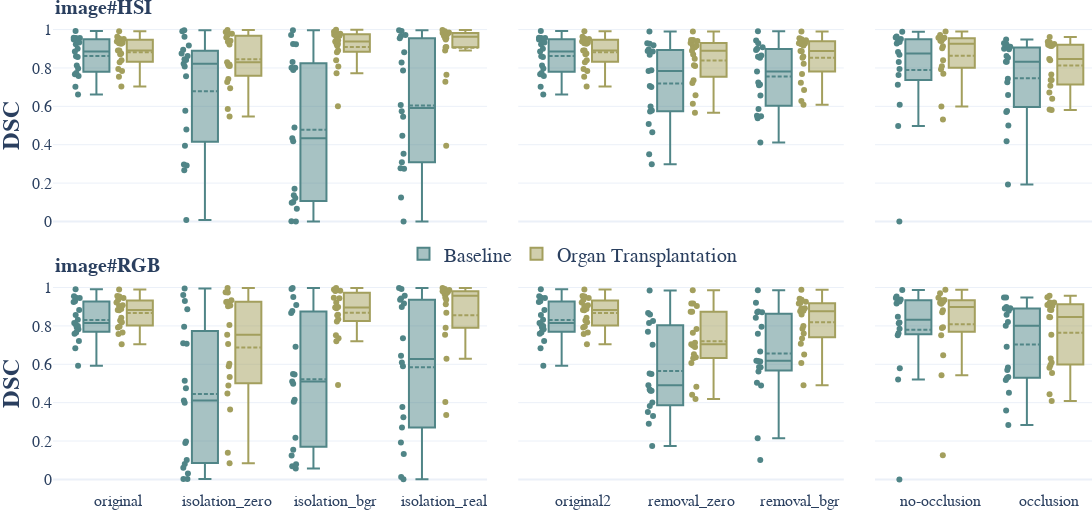

The notebook cell saved with this chart:
### Code cell
def dataset_comparison(metric_name: str) -> go.Figure:
    fig = make_subplots(
        rows=2,
        cols=3,
        subplot_titles=[
            "<b>image#HSI</b>",
            None,
            None,
            "<b>image#RGB</b>",
            None,
            None,
        ],
        shared_xaxes=True,
        shared_yaxes=True,
        vertical_spacing=0.1,
        horizontal_spacing=0.03,
        column_widths=[4, 3, 2],
    )

    network_renaming = {
        "baseline": "Baseline",
        "organ_transplantation": "Organ Transplantation",
    }

    datasets = list(settings_context.task_name_mapping.keys())
    datasets.insert(datasets.index("removal_0"), "semantic2")

    def add_modality(modality: str, row: int) -> go.Figure:
        df_m = df.query("modality == @modality")
        for dataset in datasets:
            dataset_name = "original2" if dataset == "semantic2" else settings_context.task_name_mapping[dataset]
            scenario = settings_context.scenario_mapping[dataset]
            if scenario == "isolation":
                col = 1
            elif scenario == "removal":
                col = 2
            else:
                col = 3

            for network in df_m["network"].unique():
                df_box = df_m.query("dataset == @dataset and network == @network")
                fig.add_trace(
                    go.Box(
                        y=df_box[metric_name],
                        x=[dataset_name] * len(df_box[metric_name]),
                        offsetgroup=network,
                        text=df_box["label_name"],
                        boxpoints="all",
                        boxmean=True,
                        name=network_renaming.get(network, network),
                        marker_color=settings_context.network_colors[network],
                        legendgroup=network,
                        showlegend=row == 1 and col == 1 and dataset == "isolation_0",
                    ),
                    row=row,
                    col=col,
                )

        return fig

    add_modality("HSI", row=1)
    add_modality("RGB", row=2)

    # Font size for subplot titles
    for i in fig["layout"]["annotations"]:
        i["font"] = dict(size=20)

    fig.update_annotations(xanchor="left", x=0)
    fig.update_yaxes(title_standoff=12)
    fig.update_yaxes(tickfont=dict(size=16))
    fig.update_xaxes(tickfont=dict(size=16))

    xmin = -0.6
    xmax_margin = 0.6
    fig.update_xaxes(
        range=[xmin, 4 - xmax_margin],
        autorangeoptions_minallowed=xmin,
        autorangeoptions_maxallowed=4 - xmax_margin,
        col=1,
    )
    fig.update_xaxes(
        range=[xmin, 3 - xmax_margin],
        autorangeoptions_minallowed=xmin,
        autorangeoptions_maxallowed=3 - xmax_margin,
        col=2,
    )
    fig.update_xaxes(
        range=[xmin, 2 - xmax_margin],
        autorangeoptions_minallowed=xmin,
        autorangeoptions_maxallowed=2 - xmax_margin,
        col=3,
    )
    fig.update_yaxes(range=[-0.05, 1.05])
    fig.update_layout(boxmode="group", boxgap=0.2, boxgroupgap=0.4)
    fig.update_layout(legend=dict(orientation="h", yanchor="bottom", y=0.46, xanchor="center", x=0.5))
    fig.update_layout(
        template="plotly_white",
        height=510,
        width=1100,
        font_family="Libertinus Serif",
        font_size=20,
        margin=dict(l=0, r=0, b=0, t=20),
    )

    return fig


fig = dataset_comparison("dice_metric")
fig.update_yaxes(title="<b>DSC</b>", col=1)
fig.write_image(settings_context.paper_extended_dir / "task_performance_DSC.pdf")
fig

### Figure 1 — Plotly figure (JSON) as saved in the notebook; plotly's stock layout.template omitted (floating-point values rounded to 4 significant figures)
{"data": [{"boxmean": true, "boxpoints": "all", "legendgroup": "baseline", "marker": {"color": "#508587"}, "name": "Baseline", "offsetgroup": "baseline", "showlegend": false, "text": ["stomach", "small_bowel", "colon", "liver", "gallbladder", "pancreas", "kidney", "spleen", "bladder", "omentum", "lung", "heart", "skin", "muscle", "fat_subcutaneous", "peritoneum", "major_vein", "kidney_with_Gerotas_fascia", "background"], "type": "box", "x": ["original", "original", "original", "original", "original", "original", "original", "original", "original", "original", "original", "original", "original", "original", "original", "original", "original", "original", "original"], "xaxis": "x", "y": [0.8615, 0.9572, 0.9486, 0.9556, 0.8124, 0.9237, 0.8996, 0.9501, 0.9559, 0.7673, 0.8566, 0.9327, 0.7583, 0.8855, 0.6622, 0.774, 0.7015, 0.7967, 0.992], "yaxis": "y"}, {"boxmean": true, "boxpoints": "all", "legendgroup": "organ_transplantation", "marker": {"color": "#A39F5D"}, "name": "Organ Transplantation", "offsetgroup": "organ_transplantation", "showlegend": false, "text": ["stomach", "small_bowel", "colon", "liver", "gallbladder", "pancreas", "kidney", "spleen", "bladder", "omentum", "lung", "heart", "skin", "muscle", "fat_subcutaneous", "peritoneum", "major_vein", "kidney_with_Gerotas_fascia", "background"], "type": "box", "x": ["original", "original", "original", "original", "original", "original", "original", "original", "original", "original", "original", "original", "original", "original", "original", "original", "original", "original", "original"], "xaxis": "x", "y": [0.8715, 0.9532, 0.9626, 0.9493, 0.8397, 0.9313, 0.8913, 0.9381, 0.9503, 0.7546, 0.8303, 0.9294, 0.7952, 0.8911, 0.7039, 0.7844, 0.8748, 0.9263, 0.9912], "yaxis": "y"}, {"boxmean": true, "boxpoints": "all", "legendgroup": "baseline", "marker": {"color": "#508587"}, "name": "Baseline", "offsetgroup": "baseline", "showlegend": true, "text": ["stomach", "small_bowel", "colon", "liver", "gallbladder", "pancreas", "kidney", "spleen", "bladder", "omentum", "lung", "heart", "skin", "muscle", "fat_subcutaneous", "peritoneum", "major_vein", "kidney_with_Gerotas_fascia", "background"], "type": "box", "x": ["isolation_zero", "isolation_zero", "isolation_zero", "isolation_zero", "isolation_zero", "isolation_zero", "isolation_zero", "isolation_zero", "isolation_zero", "isolation_zero", "isolation_zero", "isolation_zero", "isolation_zero", "isolation_zero", "isolation_zero", "isolation_zero", "isolation_zero", "isolation_zero", "isolation_zero"], "xaxis": "x", "y": [0.3948, 0.9912, 0.845, 0.9622, 0.2911, 0.5775, 0.8949, 0.9169, 0.7568, 0.2674, 0.8218, 0.8628, 0.8751, 0.808, 0.8417, 0.2966, 0.007658, 0.4798, 0.9972], "yaxis": "y"}, {"boxmean": true, "boxpoints": "all", "legendgroup": "organ_transplantation", "marker": {"color": "#A39F5D"}, "name": "Organ Transplantation", "offsetgroup": "organ_transplantation", "showlegend": true, "text": ["stomach", "small_bowel", "colon", "liver", "gallbladder", "pancreas", "kidney", "spleen", "bladder", "omentum", "lung", "heart", "skin", "muscle", "fat_subcutaneous", "peritoneum", "major_vein", "kidney_with_Gerotas_fascia", "background"], "type": "box", "x": ["isolation_zero", "isolation_zero", "isolation_zero", "isolation_zero", "isolation_zero", "isolation_zero", "isolation_zero", "isolation_zero", "isolation_zero", "isolation_zero", "isolation_zero", "isolation_zero", "isolation_zero", "isolation_zero", "isolation_zero", "isolation_zero", "isolation_zero", "isolation_zero", "isolation_zero"], "xaxis": "x", "y": [0.9421, 0.9782, 0.9594, 0.9785, 0.586, 0.9702, 0.9372, 0.922, 0.8185, 0.8178, 0.7274, 0.9881, 0.742, 0.8102, 0.8296, 0.6943, 0.8117, 0.5464, 0.9985], "yaxis": "y"}, {"boxmean": true, "boxpoints": "all", "legendgroup": "baseline", "marker": {"color": "#508587"}, "name": "Baseline", "offsetgroup": "baseline", "showlegend": false, "text": ["stomach", "small_bowel", "colon", "liver", "gallbladder", "pancreas", "kidney", "spleen", "bladder", "omentum", "lung", "heart", "skin", "muscle", "fat_subcutaneous", "peritoneum", "major_vein", "kidney_with_Gerotas_fascia", "background"], "type": "box", "x": ["isolation_bgr", "isolation_bgr", "isolation_bgr", "isolation_bgr", "isolation_bgr", "isolation_bgr", "isolation_bgr", "isolation_bgr", "isolation_bgr", "isolation_bgr", "isolation_bgr", "isolation_bgr", "isolation_bgr", "isolation_bgr", "isolation_bgr", "isolation_bgr", "isolation_bgr", "isolation_bgr", "isolation_bgr"], "xaxis": "x", "y": [0.1223, 0.9231, 0.789, 0.8007, 0.1706, 0.06559, 0.1017, 0.4342, 0.8317, 0.001489, 0.9243, 0.9717, 0.8005, 0.4896, 0.137, 0.4176, 0.09797, 0, 0.997], "yaxis": "y"}, {"boxmean": true, "boxpoints": "all", "legendgroup": "organ_transplantation", "marker": {"color": "#A39F5D"}, "name": "Organ Transplantation", "offsetgroup": "organ_transplantation", "showlegend": false, "text": ["stomach", "small_bowel", "colon", "liver", "gallbladder", "pancreas", "kidney", "spleen", "bladder", "omentum", "lung", "heart", "skin", "muscle", "fat_subcutaneous", "peritoneum", "major_vein", "kidney_with_Gerotas_fascia", "background"], "type": "box", "x": ["isolation_bgr", "isolation_bgr", "isolation_bgr", "isolation_bgr", "isolation_bgr", "isolation_bgr", "isolation_bgr", "isolation_bgr", "isolation_bgr", "isolation_bgr", "isolation_bgr", "isolation_bgr", "isolation_bgr", "isolation_bgr", "isolation_bgr", "isolation_bgr", "isolation_bgr", "isolation_bgr", "isolation_bgr"], "xaxis": "x", "y": [0.9376, 0.9762, 0.9783, 0.9799, 0.6004, 0.9441, 0.916, 0.9252, 0.9682, 0.8819, 0.8074, 0.9882, 0.7719, 0.8911, 0.9251, 0.8406, 0.9639, 0.9733, 0.9989], "yaxis": "y"}, {"boxmean": true, "boxpoints": "all", "legendgroup": "baseline", "marker": {"color": "#508587"}, "name": "Baseline", "offsetgroup": "baseline", "showlegend": false, "text": ["stomach", "small_bowel", "colon", "liver", "gallbladder", "pancreas", "kidney", "spleen", "bladder", "omentum", "lung", "heart", "skin", "muscle", "peritoneum", "major_vein", "kidney_with_Gerotas_fascia", "background"], "type": "box", "x": ["isolation_real", "isolation_real", "isolation_real", "isolation_real", "isolation_real", "isolation_real", "isolation_real", "isolation_real", "isolation_real", "isolation_real", "isolation_real", "isolation_real", "isolation_real", "isolation_real", "isolation_real", "isolation_real", "isolation_real", "isolation_real"], "xaxis": "x", "y": [0.4465, 0.8816, 0.992, 0.5743, 0.3522, 0.1242, 0.7869, 0.6071, 0.8282, 0, 0.9671, 0.9717, 0.9543, 0.2775, 0.309, 0.2743, 0.5462, 0.9971], "yaxis": "y"}, {"boxmean": true, "boxpoints": "all", "legendgroup": "organ_transplantation", "marker": {"color": "#A39F5D"}, "name": "Organ Transplantation", "offsetgroup": "organ_transplantation", "showlegend": false, "text": ["stomach", "small_bowel", "colon", "liver", "gallbladder", "pancreas", "kidney", "spleen", "bladder", "omentum", "lung", "heart", "skin", "muscle", "peritoneum", "major_vein", "kidney_with_Gerotas_fascia", "background"], "type": "box", "x": ["isolation_real", "isolation_real", "isolation_real", "isolation_real", "isolation_real", "isolation_real", "isolation_real", "isolation_real", "isolation_real", "isolation_real", "isolation_real", "isolation_real", "isolation_real", "isolation_real", "isolation_real", "isolation_real", "isolation_real", "isolation_real"], "xaxis": "x", "y": [0.9099, 0.9696, 0.9919, 0.9562, 0.9544, 0.7653, 0.9852, 0.9748, 0.9838, 0.9081, 0.9682, 0.9813, 0.9825, 0.3942, 0.7286, 0.9489, 0.8905, 0.9975], "yaxis": "y"}, {"boxmean": true, "boxpoints": "all", "legendgroup": "baseline", "marker": {"color": "#508587"}, "name": "Baseline", "offsetgroup": "baseline", "showlegend": false, "text": ["stomach", "small_bowel", "colon", "liver", "gallbladder", "pancreas", "kidney", "spleen", "bladder", "omentum", "lung", "heart", "skin", "muscle", "fat_subcutaneous", "peritoneum", "major_vein", "kidney_with_Gerotas_fascia", "background"], "type": "box", "x": ["original2", "original2", "original2", "original2", "original2", "original2", "original2", "original2", "original2", "original2", "original2", "original2", "original2", "original2", "original2", "original2", "original2", "original2", "original2"], "xaxis": "x2", "y": [0.8615, 0.9572, 0.9486, 0.9556, 0.8124, 0.9237, 0.8996, 0.9501, 0.9559, 0.7673, 0.8566, 0.9327, 0.7583, 0.8855, 0.6622, 0.774, 0.7015, 0.7967, 0.992], "yaxis": "y2"}, {"boxmean": true, "boxpoints": "all", "legendgroup": "organ_transplantation", "marker": {"color": "#A39F5D"}, "name": "Organ Transplantation", "offsetgroup": "organ_transplantation", "showlegend": false, "text": ["stomach", "small_bowel", "colon", "liver", "gallbladder", "pancreas", "kidney", "spleen", "bladder", "omentum", "lung", "heart", "skin", "muscle", "fat_subcutaneous", "peritoneum", "major_vein", "kidney_with_Gerotas_fascia", "background"], "type": "box", "x": ["original2", "original2", "original2", "original2", "original2", "original2", "original2", "original2", "original2", "original2", "original2", "original2", "original2", "original2", "original2", "original2", "original2", "original2", "original2"], "xaxis": "x2", "y": [0.8715, 0.9532, 0.9626, 0.9493, 0.8397, 0.9313, 0.8913, 0.9381, 0.9503, 0.7546, 0.8303, 0.9294, 0.7952, 0.8911, 0.7039, 0.7844, 0.8748, 0.9263, 0.9912], "yaxis": "y2"}, {"boxmean": true, "boxpoints": "all", "legendgroup": "baseline", "marker": {"color": "#508587"}, "name": "Baseline", "offsetgroup": "baseline", "showlegend": false, "text": ["stomach", "small_bowel", "colon", "liver", "gallbladder", "pancreas", "kidney", "spleen", "bladder", "omentum", "lung", "heart", "skin", "muscle", "fat_subcutaneous", "peritoneum", "major_vein", "kidney_with_Gerotas_fascia", "background"], "type": "box", "x": ["removal_zero", "removal_zero", "removal_zero", "removal_zero", "removal_zero", "removal_zero", "removal_zero", "removal_zero", "removal_zero", "removal_zero", "removal_zero", "removal_zero", "removal_zero", "removal_zero", "removal_zero", "removal_zero", "removal_zero", "removal_zero", "removal_zero"], "xaxis": "x2", "y": [0.5989, 0.9184, 0.8888, 0.9288, 0.2985, 0.7885, 0.8689, 0.926, 0.7013, 0.5785, 0.7846, 0.8958, 0.706, 0.8863, 0.5734, 0.5084, 0.3507, 0.4655, 0.9897], "yaxis": "y2"}, {"boxmean": true, "boxpoints": "all", "legendgroup": "organ_transplantation", "marker": {"color": "#A39F5D"}, "name": "Organ Transplantation", "offsetgroup": "organ_transplantation", "showlegend": false, "text": ["stomach", "small_bowel", "colon", "liver", "gallbladder", "pancreas", "kidney", "spleen", "bladder", "omentum", "lung", "heart", "skin", "muscle", "fat_subcutaneous", "peritoneum", "major_vein", "kidney_with_Gerotas_fascia", "background"], "type": "box", "x": ["removal_zero", "removal_zero", "removal_zero", "removal_zero", "removal_zero", "removal_zero", "removal_zero", "removal_zero", "removal_zero", "removal_zero", "removal_zero", "removal_zero", "removal_zero", "removal_zero", "removal_zero", "removal_zero", "removal_zero", "removal_zero", "removal_zero"], "xaxis": "x2", "y": [0.8484, 0.9457, 0.9457, 0.9411, 0.5662, 0.9164, 0.8901, 0.9082, 0.9297, 0.7222, 0.8107, 0.9298, 0.7356, 0.8696, 0.6138, 0.6579, 0.8138, 0.9119, 0.9903], "yaxis": "y2"}, {"boxmean": true, "boxpoints": "all", "legendgroup": "baseline", "marker": {"color": "#508587"}, "name": "Baseline", "offsetgroup": "baseline", "showlegend": false, "text": ["stomach", "small_bowel", "colon", "liver", "gallbladder", "pancreas", "kidney", "spleen", "bladder", "omentum", "lung", "heart", "skin", "muscle", "fat_subcutaneous", "peritoneum", "major_vein", "kidney_with_Gerotas_fascia", "background"], "type": "box", "x": ["removal_bgr", "removal_bgr", "removal_bgr", "removal_bgr", "removal_bgr", "removal_bgr", "removal_bgr", "removal_bgr", "removal_bgr", "removal_bgr", "removal_bgr", "removal_bgr", "removal_bgr", "removal_bgr", "removal_bgr", "removal_bgr", "removal_bgr", "removal_bgr", "removal_bgr"], "xaxis": "x2", "y": [0.7241, 0.9431, 0.9003, 0.9292, 0.4114, 0.8579, 0.8647, 0.894, 0.853, 0.6571, 0.7819, 0.9078, 0.7098, 0.7143, 0.5375, 0.5859, 0.5511, 0.5488, 0.9909], "yaxis": "y2"}, {"boxmean": true, "boxpoints": "all", "legendgroup": "organ_transplantation", "marker": {"color": "#A39F5D"}, "name": "Organ Transplantation", "offsetgroup": "organ_transplantation", "showlegend": false, "text": ["stomach", "small_bowel", "colon", "liver", "gallbladder", "pancreas", "kidney", "spleen", "bladder", "omentum", "lung", "heart", "skin", "muscle", "fat_subcutaneous", "peritoneum", "major_vein", "kidney_with_Gerotas_fascia", "background"], "type": "box", "x": ["removal_bgr", "removal_bgr", "removal_bgr", "removal_bgr", "removal_bgr", "removal_bgr", "removal_bgr", "removal_bgr", "removal_bgr", "removal_bgr", "removal_bgr", "removal_bgr", "removal_bgr", "removal_bgr", "removal_bgr", "removal_bgr", "removal_bgr", "removal_bgr", "removal_bgr"], "xaxis": "x2", "y": [0.8526, 0.9502, 0.955, 0.9432, 0.6078, 0.9165, 0.8875, 0.9276, 0.9442, 0.7232, 0.8222, 0.9291, 0.7679, 0.8888, 0.6275, 0.6853, 0.8603, 0.9233, 0.9905], "yaxis": "y2"}, {"boxmean": true, "boxpoints": "all", "legendgroup": "baseline", "marker": {"color": "#508587"}, "name": "Baseline", "offsetgroup": "baseline", "showlegend": false, "text": ["stomach", "small_bowel", "colon", "liver", "gallbladder", "kidney", "spleen", "bladder", "omentum", "lung", "heart", "skin", "muscle", "fat_subcutaneous", "peritoneum", "background"], "type": "box", "x": ["no-occlusion", "no-occlusion", "no-occlusion", "no-occlusion", "no-occlusion", "no-occlusion", "no-occlusion", "no-occlusion", "no-occlusion", "no-occlusion", "no-occlusion", "no-occlusion", "no-occlusion", "no-occlusion", "no-occlusion", "no-occlusion"], "xaxis": "x3", "y": [0.8313, 0.9355, 0.959, 0.8828, 0.6081, 0, 0.9272, 0.9635, 0.712, 0.7946, 0.9493, 0.9507, 0.8686, 0.4969, 0.7632, 0.9883], "yaxis": "y3"}, {"boxmean": true, "boxpoints": "all", "legendgroup": "organ_transplantation", "marker": {"color": "#A39F5D"}, "name": "Organ Transplantation", "offsetgroup": "organ_transplantation", "showlegend": false, "text": ["stomach", "small_bowel", "colon", "liver", "gallbladder", "kidney", "spleen", "bladder", "omentum", "lung", "heart", "skin", "muscle", "fat_subcutaneous", "peritoneum", "background"], "type": "box", "x": ["no-occlusion", "no-occlusion", "no-occlusion", "no-occlusion", "no-occlusion", "no-occlusion", "no-occlusion", "no-occlusion", "no-occlusion", "no-occlusion", "no-occlusion", "no-occlusion", "no-occlusion", "no-occlusion", "no-occlusion", "no-occlusion"], "xaxis": "x3", "y": [0.9135, 0.9515, 0.9723, 0.9518, 0.5988, 0.84, 0.9418, 0.9569, 0.8088, 0.7692, 0.9401, 0.9575, 0.9026, 0.5319, 0.7934, 0.9896], "yaxis": "y3"}, {"boxmean": true, "boxpoints": "all", "legendgroup": "baseline", "marker": {"color": "#508587"}, "name": "Baseline", "offsetgroup": "baseline", "showlegend": false, "text": ["stomach", "small_bowel", "colon", "liver", "gallbladder", "pancreas", "kidney", "spleen", "bladder", "omentum", "lung", "heart", "skin", "muscle", "fat_subcutaneous", "peritoneum", "major_vein", "kidney_with_Gerotas_fascia", "background"], "type": "box", "x": ["occlusion", "occlusion", "occlusion", "occlusion", "occlusion", "occlusion", "occlusion", "occlusion", "occlusion", "occlusion", "occlusion", "occlusion", "occlusion", "occlusion", "occlusion", "occlusion", "occlusion", "occlusion", "occlusion"], "xaxis": "x3", "y": [0.4178, 0.8976, 0.8624, 0.8528, 0.8328, 0.1927, 0.9112, 0.7438, 0.9219, 0.4999, 0.9482, 0.9004, 0.5763, 0.9079, 0.6592, 0.5707, 0.7252, 0.8326, 0.9291], "yaxis": "y3"}, {"boxmean": true, "boxpoints": "all", "legendgroup": "organ_transplantation", "marker": {"color": "#A39F5D"}, "name": "Organ Transplantation", "offsetgroup": "organ_transplantation", "showlegend": false, "text": ["stomach", "small_bowel", "colon", "liver", "gallbladder", "pancreas", "kidney", "spleen", "bladder", "omentum", "lung", "heart", "skin", "muscle", "fat_subcutaneous", "peritoneum", "major_vein", "kidney_with_Gerotas_fascia", "background"], "type": "box", "x": ["occlusion", "occlusion", "occlusion", "occlusion", "occlusion", "occlusion", "occlusion", "occlusion", "occlusion", "occlusion", "occlusion", "occlusion", "occlusion", "occlusion", "occlusion", "occlusion", "occlusion", "occlusion", "occlusion"], "xaxis": "x3", "y": [0.7067, 0.937, 0.9206, 0.8463, 0.84, 0.7371, 0.9167, 0.6725, 0.9154, 0.5813, 0.9609, 0.9148, 0.5829, 0.9331, 0.7373, 0.6395, 0.7656, 0.9208, 0.9255], "yaxis": "y3"}, {"boxmean": true, "boxpoints": "all", "legendgroup": "baseline", "marker": {"color": "#508587"}, "name": "Baseline", "offsetgroup": "baseline", "showlegend": false, "text": ["stomach", "small_bowel", "colon", "liver", "gallbladder", "pancreas", "kidney", "spleen", "bladder", "omentum", "lung", "heart", "skin", "muscle", "fat_subcutaneous", "peritoneum", "major_vein", "kidney_with_Gerotas_fascia", "background"], "type": "box", "x": ["original", "original", "original", "original", "original", "original", "original", "original", "original", "original", "original", "original", "original", "original", "original", "original", "original", "original", "original"], "xaxis": "x4", "y": [0.7825, 0.945, 0.947, 0.924, 0.8076, 0.954, 0.8826, 0.7922, 0.7991, 0.7657, 0.8318, 0.9281, 0.7594, 0.8568, 0.6833, 0.7217, 0.5927, 0.8148, 0.9908], "yaxis": "y4"}, {"boxmean": true, "boxpoints": "all", "legendgroup": "organ_transplantation", "marker": {"color": "#A39F5D"}, "name": "Organ Transplantation", "offsetgroup": "organ_transplantation", "showlegend": false, "text": ["stomach", "small_bowel", "colon", "liver", "gallbladder", "pancreas", "kidney", "spleen", "bladder", "omentum", "lung", "heart", "skin", "muscle", "fat_subcutaneous", "peritoneum", "major_vein", "kidney_with_Gerotas_fascia", "background"], "type": "box", "x": ["original", "original", "original", "original", "original", "original", "original", "original", "original", "original", "original", "original", "original", "original", "original", "original", "original", "original", "original"], "xaxis": "x4", "y": [0.8279, 0.9459, 0.956, 0.9357, 0.7917, 0.953, 0.8825, 0.8426, 0.9079, 0.7576, 0.8191, 0.9215, 0.7966, 0.8819, 0.7042, 0.7662, 0.9044, 0.8882, 0.9899], "yaxis": "y4"}, {"boxmean": true, "boxpoints": "all", "legendgroup": "baseline", "marker": {"color": "#508587"}, "name": "Baseline", "offsetgroup": "baseline", "showlegend": false, "text": ["stomach", "small_bowel", "colon", "liver", "gallbladder", "pancreas", "kidney", "spleen", "bladder", "omentum", "lung", "heart", "skin", "muscle", "fat_subcutaneous", "peritoneum", "major_vein", "kidney_with_Gerotas_fascia", "background"], "type": "box", "x": ["isolation_zero", "isolation_zero", "isolation_zero", "isolation_zero", "isolation_zero", "isolation_zero", "isolation_zero", "isolation_zero", "isolation_zero", "isolation_zero", "isolation_zero", "isolation_zero", "isolation_zero", "isolation_zero", "isolation_zero", "isolation_zero", "isolation_zero", "isolation_zero", "isolation_zero"], "xaxis": "x4", "y": [0.1971, 0.7075, 0.7953, 0.8868, 0.03039, 0.1904, 0.7103, 0.4112, 0.5141, 0.08036, 0.93, 0.9618, 0.4751, 0.001602, 0.06082, 0.4001, 0.002748, 0.1006, 0.9944], "yaxis": "y4"}, {"boxmean": true, "boxpoints": "all", "legendgroup": "organ_transplantation", "marker": {"color": "#A39F5D"}, "name": "Organ Transplantation", "offsetgroup": "organ_transplantation", "showlegend": false, "text": ["stomach", "small_bowel", "colon", "liver", "gallbladder", "pancreas", "kidney", "spleen", "bladder", "omentum", "lung", "heart", "skin", "muscle", "fat_subcutaneous", "peritoneum", "major_vein", "kidney_with_Gerotas_fascia", "background"], "type": "box", "x": ["isolation_zero", "isolation_zero", "isolation_zero", "isolation_zero", "isolation_zero", "isolation_zero", "isolation_zero", "isolation_zero", "isolation_zero", "isolation_zero", "isolation_zero", "isolation_zero", "isolation_zero", "isolation_zero", "isolation_zero", "isolation_zero", "isolation_zero", "isolation_zero", "isolation_zero"], "xaxis": "x4", "y": [0.7536, 0.9257, 0.903, 0.906, 0.08359, 0.9739, 0.9335, 0.3637, 0.4897, 0.9242, 0.8049, 0.9758, 0.7056, 0.5339, 0.59, 0.6031, 0.1396, 0.4481, 0.9982], "yaxis": "y4"}, {"boxmean": true, "boxpoints": "all", "legendgroup": "baseline", "marker": {"color": "#508587"}, "name": "Baseline", "offsetgroup": "baseline", "showlegend": false, "text": ["stomach", "small_bowel", "colon", "liver", "gallbladder", "pancreas", "kidney", "spleen", "bladder", "omentum", "lung", "heart", "skin", "muscle", "fat_subcutaneous", "peritoneum", "major_vein", "kidney_with_Gerotas_fascia", "background"], "type": "box", "x": ["isolation_bgr", "isolation_bgr", "isolation_bgr", "isolation_bgr", "isolation_bgr", "isolation_bgr", "isolation_bgr", "isolation_bgr", "isolation_bgr", "isolation_bgr", "isolation_bgr", "isolation_bgr", "isolation_bgr", "isolation_bgr", "isolation_bgr", "isolation_bgr", "isolation_bgr", "isolation_bgr", "isolation_bgr"], "xaxis": "x4", "y": [0.1241, 0.9503, 0.8779, 0.9921, 0.1552, 0.07932, 0.5489, 0.4146, 0.6908, 0.05729, 0.9091, 0.8672, 0.4987, 0.2165, 0.5466, 0.5105, 0.06834, 0.4048, 0.9973], "yaxis": "y4"}, {"boxmean": true, "boxpoints": "all", "legendgroup": "organ_transplantation", "marker": {"color": "#A39F5D"}, "name": "Organ Transplantation", "offsetgroup": "organ_transplantation", "showlegend": false, "text": ["stomach", "small_bowel", "colon", "liver", "gallbladder", "pancreas", "kidney", "spleen", "bladder", "omentum", "lung", "heart", "skin", "muscle", "fat_subcutaneous", "peritoneum", "major_vein", "kidney_with_Gerotas_fascia", "background"], "type": "box", "x": ["isolation_bgr", "isolation_bgr", "isolation_bgr", "isolation_bgr", "isolation_bgr", "isolation_bgr", "isolation_bgr", "isolation_bgr", "isolation_bgr", "isolation_bgr", "isolation_bgr", "isolation_bgr", "isolation_bgr", "isolation_bgr", "isolation_bgr", "isolation_bgr", "isolation_bgr", "isolation_bgr", "isolation_bgr"], "xaxis": "x4", "y": [0.8233, 0.9816, 0.9856, 0.9467, 0.4919, 0.9827, 0.8957, 0.8341, 0.9216, 0.8557, 0.8585, 0.9893, 0.7518, 0.8992, 0.7359, 0.7199, 0.8917, 0.9447, 0.9981], "yaxis": "y4"}, {"boxmean": true, "boxpoints": "all", "legendgroup": "baseline", "marker": {"color": "#508587"}, "name": "Baseline", "offsetgroup": "baseline", "showlegend": false, "text": ["stomach", "small_bowel", "colon", "liver", "gallbladder", "pancreas", "kidney", "spleen", "bladder", "omentum", "lung", "heart", "skin", "muscle", "peritoneum", "major_vein", "kidney_with_Gerotas_fascia", "background"], "type": "box", "x": ["isolation_real", "isolation_real", "isolation_real", "isolation_real", "isolation_real", "isolation_real", "isolation_real", "isolation_real", "isolation_real", "isolation_real", "isolation_real", "isolation_real", "isolation_real", "isolation_real", "isolation_real", "isolation_real", "isolation_real", "isolation_real"], "xaxis": "x4", "y": [0.6092, 0.9423, 0.9924, 0.898, 0.3777, 0.01268, 0.7357, 0.3233, 0.9167, 0.0003275, 0.9573, 0.9364, 0.6448, 0.1926, 0.2701, 0.1326, 0.59, 0.9973], "yaxis": "y4"}, {"boxmean": true, "boxpoints": "all", "legendgroup": "organ_transplantation", "marker": {"color": "#A39F5D"}, "name": "Organ Transplantation", "offsetgroup": "organ_transplantation", "showlegend": false, "text": ["stomach", "small_bowel", "colon", "liver", "gallbladder", "pancreas", "kidney", "spleen", "bladder", "omentum", "lung", "heart", "skin", "muscle", "peritoneum", "major_vein", "kidney_with_Gerotas_fascia", "background"], "type": "box", "x": ["isolation_real", "isolation_real", "isolation_real", "isolation_real", "isolation_real", "isolation_real", "isolation_real", "isolation_real", "isolation_real", "isolation_real", "isolation_real", "isolation_real", "isolation_real", "isolation_real", "isolation_real", "isolation_real", "isolation_real", "isolation_real"], "xaxis": "x4", "y": [0.8683, 0.9723, 0.9926, 0.9358, 0.6287, 0.9126, 0.9844, 0.9482, 0.9873, 0.9768, 0.9658, 0.9808, 0.9698, 0.3351, 0.7543, 0.4037, 0.7908, 0.9972], "yaxis": "y4"}, {"boxmean": true, "boxpoints": "all", "legendgroup": "baseline", "marker": {"color": "#508587"}, "name": "Baseline", "offsetgroup": "baseline", "showlegend": false, "text": ["stomach", "small_bowel", "colon", "liver", "gallbladder", "pancreas", "kidney", "spleen", "bladder", "omentum", "lung", "heart", "skin", "muscle", "fat_subcutaneous", "peritoneum", "major_vein", "kidney_with_Gerotas_fascia", "background"], "type": "box", "x": ["original2", "original2", "original2", "original2", "original2", "original2", "original2", "original2", "original2", "original2", "original2", "original2", "original2", "original2", "original2", "original2", "original2", "original2", "original2"], "xaxis": "x5", "y": [0.7825, 0.945, 0.947, 0.924, 0.8076, 0.954, 0.8826, 0.7922, 0.7991, 0.7657, 0.8318, 0.9281, 0.7594, 0.8568, 0.6833, 0.7217, 0.5927, 0.8148, 0.9908], "yaxis": "y5"}, {"boxmean": true, "boxpoints": "all", "legendgroup": "organ_transplantation", "marker": {"color": "#A39F5D"}, "name": "Organ Transplantation", "offsetgroup": "organ_transplantation", "showlegend": false, "text": ["stomach", "small_bowel", "colon", "liver", "gallbladder", "pancreas", "kidney", "spleen", "bladder", "omentum", "lung", "heart", "skin", "muscle", "fat_subcutaneous", "peritoneum", "major_vein", "kidney_with_Gerotas_fascia", "background"], "type": "box", "x": ["original2", "original2", "original2", "original2", "original2", "original2", "original2", "original2", "original2", "original2", "original2", "original2", "original2", "original2", "original2", "original2", "original2", "original2", "original2"], "xaxis": "x5", "y": [0.8279, 0.9459, 0.956, 0.9357, 0.7917, 0.953, 0.8825, 0.8426, 0.9079, 0.7576, 0.8191, 0.9215, 0.7966, 0.8819, 0.7042, 0.7662, 0.9044, 0.8882, 0.9899], "yaxis": "y5"}, {"boxmean": true, "boxpoints": "all", "legendgroup": "baseline", "marker": {"color": "#508587"}, "name": "Baseline", "offsetgroup": "baseline", "showlegend": false, "text": ["stomach", "small_bowel", "colon", "liver", "gallbladder", "pancreas", "kidney", "spleen", "bladder", "omentum", "lung", "heart", "skin", "muscle", "fat_subcutaneous", "peritoneum", "major_vein", "kidney_with_Gerotas_fascia", "background"], "type": "box", "x": ["removal_zero", "removal_zero", "removal_zero", "removal_zero", "removal_zero", "removal_zero", "removal_zero", "removal_zero", "removal_zero", "removal_zero", "removal_zero", "removal_zero", "removal_zero", "removal_zero", "removal_zero", "removal_zero", "removal_zero", "removal_zero", "removal_zero"], "xaxis": "x5", "y": [0.4624, 0.8676, 0.8262, 0.815, 0.2899, 0.4906, 0.7701, 0.4683, 0.3513, 0.5514, 0.7021, 0.8589, 0.5496, 0.4002, 0.3298, 0.4621, 0.1738, 0.3825, 0.9845], "yaxis": "y5"}, {"boxmean": true, "boxpoints": "all", "legendgroup": "organ_transplantation", "marker": {"color": "#A39F5D"}, "name": "Organ Transplantation", "offsetgroup": "organ_transplantation", "showlegend": false, "text": ["stomach", "small_bowel", "colon", "liver", "gallbladder", "pancreas", "kidney", "spleen", "bladder", "omentum", "lung", "heart", "skin", "muscle", "fat_subcutaneous", "peritoneum", "major_vein", "kidney_with_Gerotas_fascia", "background"], "type": "box", "x": ["removal_zero", "removal_zero", "removal_zero", "removal_zero", "removal_zero", "removal_zero", "removal_zero", "removal_zero", "removal_zero", "removal_zero", "removal_zero", "removal_zero", "removal_zero", "removal_zero", "removal_zero", "removal_zero", "removal_zero", "removal_zero", "removal_zero"], "xaxis": "x5", "y": [0.6978, 0.9175, 0.9033, 0.8734, 0.4186, 0.7123, 0.8744, 0.6366, 0.6517, 0.6898, 0.7646, 0.9168, 0.7047, 0.7838, 0.6068, 0.6309, 0.4413, 0.4831, 0.9859], "yaxis": "y5"}, {"boxmean": true, "boxpoints": "all", "legendgroup": "baseline", "marker": {"color": "#508587"}, "name": "Baseline", "offsetgroup": "baseline", "showlegend": false, "text": ["stomach", "small_bowel", "colon", "liver", "gallbladder", "pancreas", "kidney", "spleen", "bladder", "omentum", "lung", "heart", "skin", "muscle", "fat_subcutaneous", "peritoneum", "major_vein", "kidney_with_Gerotas_fascia", "background"], "type": "box", "x": ["removal_bgr", "removal_bgr", "removal_bgr", "removal_bgr", "removal_bgr", "removal_bgr", "removal_bgr", "removal_bgr", "removal_bgr", "removal_bgr", "removal_bgr", "removal_bgr", "removal_bgr", "removal_bgr", "removal_bgr", "removal_bgr", "removal_bgr", "removal_bgr", "removal_bgr"], "xaxis": "x5", "y": [0.6142, 0.921, 0.8754, 0.8717, 0.2142, 0.8709, 0.7957, 0.6167, 0.5839, 0.5852, 0.7591, 0.8426, 0.6184, 0.6667, 0.563, 0.4889, 0.1017, 0.5039, 0.9865], "yaxis": "y5"}, {"boxmean": true, "boxpoints": "all", "legendgroup": "organ_transplantation", "marker": {"color": "#A39F5D"}, "name": "Organ Transplantation", "offsetgroup": "organ_transplantation", "showlegend": false, "text": ["stomach", "small_bowel", "colon", "liver", "gallbladder", "pancreas", "kidney", "spleen", "bladder", "omentum", "lung", "heart", "skin", "muscle", "fat_subcutaneous", "peritoneum", "major_vein", "kidney_with_Gerotas_fascia", "background"], "type": "box", "x": ["removal_bgr", "removal_bgr", "removal_bgr", "removal_bgr", "removal_bgr", "removal_bgr", "removal_bgr", "removal_bgr", "removal_bgr", "removal_bgr", "removal_bgr", "removal_bgr", "removal_bgr", "removal_bgr", "removal_bgr", "removal_bgr", "removal_bgr", "removal_bgr", "removal_bgr"], "xaxis": "x5", "y": [0.7608, 0.9367, 0.9422, 0.9173, 0.4903, 0.9258, 0.8789, 0.7857, 0.8925, 0.7066, 0.8001, 0.9189, 0.734, 0.8769, 0.6064, 0.6512, 0.8905, 0.8601, 0.9887], "yaxis": "y5"}, {"boxmean": true, "boxpoints": "all", "legendgroup": "baseline", "marker": {"color": "#508587"}, "name": "Baseline", "offsetgroup": "baseline", "showlegend": false, "text": ["stomach", "small_bowel", "colon", "liver", "gallbladder", "kidney", "spleen", "bladder", "omentum", "lung", "heart", "skin", "muscle", "fat_subcutaneous", "peritoneum", "background"], "type": "box", "x": ["no-occlusion", "no-occlusion", "no-occlusion", "no-occlusion", "no-occlusion", "no-occlusion", "no-occlusion", "no-occlusion", "no-occlusion", "no-occlusion", "no-occlusion", "no-occlusion", "no-occlusion", "no-occlusion", "no-occlusion", "no-occlusion"], "xaxis": "x6", "y": [0.8473, 0.9451, 0.9531, 0.9163, 0.579, 0, 0.9295, 0.8145, 0.7851, 0.7517, 0.9377, 0.9275, 0.8176, 0.5213, 0.7621, 0.9878], "yaxis": "y6"}, {"boxmean": true, "boxpoints": "all", "legendgroup": "organ_transplantation", "marker": {"color": "#A39F5D"}, "name": "Organ Transplantation", "offsetgroup": "organ_transplantation", "showlegend": false, "text": ["stomach", "small_bowel", "colon", "liver", "gallbladder", "kidney", "spleen", "bladder", "omentum", "lung", "heart", "skin", "muscle", "fat_subcutaneous", "peritoneum", "background"], "type": "box", "x": ["no-occlusion", "no-occlusion", "no-occlusion", "no-occlusion", "no-occlusion", "no-occlusion", "no-occlusion", "no-occlusion", "no-occlusion", "no-occlusion", "no-occlusion", "no-occlusion", "no-occlusion", "no-occlusion", "no-occlusion", "no-occlusion"], "xaxis": "x6", "y": [0.915, 0.9464, 0.97, 0.9244, 0.6466, 0.1263, 0.9333, 0.8719, 0.7932, 0.7889, 0.9352, 0.9206, 0.8814, 0.5433, 0.7508, 0.9882], "yaxis": "y6"}, {"boxmean": true, "boxpoints": "all", "legendgroup": "baseline", "marker": {"color": "#508587"}, "name": "Baseline", "offsetgroup": "baseline", "showlegend": false, "text": ["stomach", "small_bowel", "colon", "liver", "gallbladder", "pancreas", "kidney", "spleen", "bladder", "omentum", "lung", "heart", "skin", "muscle", "fat_subcutaneous", "peritoneum", "major_vein", "kidney_with_Gerotas_fascia", "background"], "type": "box", "x": ["occlusion", "occlusion", "occlusion", "occlusion", "occlusion", "occlusion", "occlusion", "occlusion", "occlusion", "occlusion", "occlusion", "occlusion", "occlusion", "occlusion", "occlusion", "occlusion", "occlusion", "occlusion", "occlusion"], "xaxis": "x6", "y": [0.3596, 0.8987, 0.858, 0.8014, 0.5342, 0.5179, 0.8901, 0.5279, 0.8797, 0.2832, 0.9484, 0.8918, 0.5702, 0.8924, 0.6919, 0.5837, 0.4519, 0.8207, 0.9481], "yaxis": "y6"}, {"boxmean": true, "boxpoints": "all", "legendgroup": "organ_transplantation", "marker": {"color": "#A39F5D"}, "name": "Organ Transplantation", "offsetgroup": "organ_transplantation", "showlegend": false, "text": ["stomach", "small_bowel", "colon", "liver", "gallbladder", "pancreas", "kidney", "spleen", "bladder", "omentum", "lung", "heart", "skin", "muscle", "fat_subcutaneous", "peritoneum", "major_vein", "kidney_with_Gerotas_fascia", "background"], "type": "box", "x": ["occlusion", "occlusion", "occlusion", "occlusion", "occlusion", "occlusion", "occlusion", "occlusion", "occlusion", "occlusion", "occlusion", "occlusion", "occlusion", "occlusion", "occlusion", "occlusion", "occlusion", "occlusion", "occlusion"], "xaxis": "x6", "y": [0.4433, 0.922, 0.8832, 0.8453, 0.6088, 0.5949, 0.9088, 0.6301, 0.9047, 0.409, 0.9575, 0.9142, 0.5819, 0.9222, 0.7535, 0.5545, 0.8466, 0.8849, 0.949], "yaxis": "y6"}], "layout": {"annotations": [{"font": {"size": 20}, "showarrow": false, "text": "<b>image#HSI</b>", "x": 0, "xanchor": "left", "xref": "paper", "y": 1, "yanchor": "bottom", "yref": "paper"}, {"font": {"size": 20}, "showarrow": false, "text": "<b>image#RGB</b>", "x": 0, "xanchor": "left", "xref": "paper", "y": 0.45, "yanchor": "bottom", "yref": "paper"}], "boxgap": 0.2, "boxgroupgap": 0.4, "boxmode": "group", "font": {"family": "Libertinus Serif", "size": 20}, "height": 510, "legend": {"orientation": "h", "x": 0.5, "xanchor": "center", "y": 0.46, "yanchor": "bottom"}, "margin": {"b": 0, "l": 0, "r": 0, "t": 20}, "width": 1100, "xaxis": {"anchor": "y", "autorangeoptions": {"maxallowed": 3.4, "minallowed": -0.6}, "domain": [0, 0.4178], "matches": "x4", "range": [-0.6, 3.4], "showticklabels": false, "tickfont": {"size": 16}}, "xaxis2": {"anchor": "y2", "autorangeoptions": {"maxallowed": 2.4, "minallowed": -0.6}, "domain": [0.4478, 0.7611], "matches": "x5", "range": [-0.6, 2.4], "showticklabels": false, "tickfont": {"size": 16}}, "xaxis3": {"anchor": "y3", "autorangeoptions": {"maxallowed": 1.4, "minallowed": -0.6}, "domain": [0.7911, 1], "matches": "x6", "range": [-0.6, 1.4], "showticklabels": false, "tickfont": {"size": 16}}, "xaxis4": {"anchor": "y4", "autorangeoptions": {"maxallowed": 3.4, "minallowed": -0.6}, "domain": [0, 0.4178], "range": [-0.6, 3.4], "tickfont": {"size": 16}}, "xaxis5": {"anchor": "y5", "autorangeoptions": {"maxallowed": 2.4, "minallowed": -0.6}, "domain": [0.4478, 0.7611], "range": [-0.6, 2.4], "tickfont": {"size": 16}}, "xaxis6": {"anchor": "y6", "autorangeoptions": {"maxallowed": 1.4, "minallowed": -0.6}, "domain": [0.7911, 1], "range": [-0.6, 1.4], "tickfont": {"size": 16}}, "yaxis": {"anchor": "x", "domain": [0.55, 1], "range": [-0.05, 1.05], "tickfont": {"size": 16}, "title": {"text": "<b>DSC</b>"}}, "yaxis2": {"anchor": "x2", "domain": [0.55, 1], "matches": "y", "range": [-0.05, 1.05], "showticklabels": false, "tickfont": {"size": 16}, "title": {"standoff": 12}}, "yaxis3": {"anchor": "x3", "domain": [0.55, 1], "matches": "y", "range": [-0.05, 1.05], "showticklabels": false, "tickfont": {"size": 16}, "title": {"standoff": 12}}, "yaxis4": {"anchor": "x4", "domain": [0, 0.45], "range": [-0.05, 1.05], "tickfont": {"size": 16}, "title": {"text": "<b>DSC</b>"}}, "yaxis5": {"anchor": "x5", "domain": [0, 0.45], "matches": "y4", "range": [-0.05, 1.05], "showticklabels": false, "tickfont": {"size": 16}, "title": {"standoff": 12}}, "yaxis6": {"anchor": "x6", "domain": [0, 0.45], "matches": "y4", "range": [-0.05, 1.05], "showticklabels": false, "tickfont": {"size": 16}, "title": {"standoff": 12}}}}
